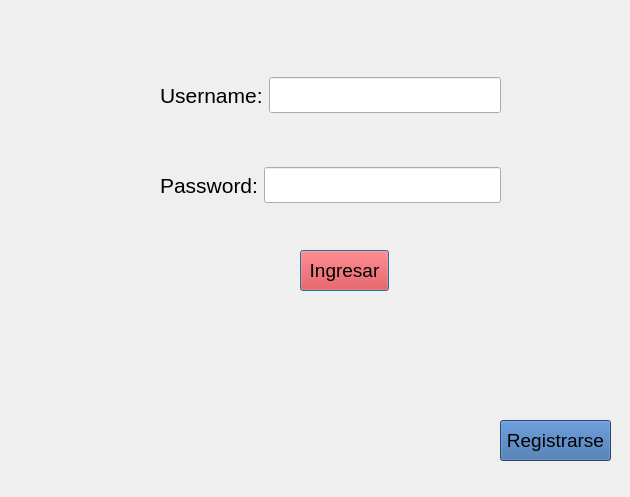
<?xml version="1.0" encoding="UTF-8"?>
<ui version="4.0">
 <class>Login</class>
 <widget class="QDialog" name="Login">
  <property name="geometry">
   <rect>
    <x>0</x>
    <y>0</y>
    <width>630</width>
    <height>497</height>
   </rect>
  </property>
  <property name="font">
   <font>
    <pointsize>18</pointsize>
   </font>
  </property>
  <property name="windowTitle">
   <string>Dialog</string>
  </property>
  <widget class="QPushButton" name="pushButton">
   <property name="geometry">
    <rect>
     <x>300</x>
     <y>250</y>
     <width>89</width>
     <height>41</height>
    </rect>
   </property>
   <property name="font">
    <font>
     <pointsize>14</pointsize>
    </font>
   </property>
   <property name="styleSheet">
    <string notr="true">background-color:rgb(239, 41, 41)</string>
   </property>
   <property name="text">
    <string>Ingresar</string>
   </property>
  </widget>
  <widget class="QWidget" name="horizontalLayoutWidget_2">
   <property name="geometry">
    <rect>
     <x>160</x>
     <y>160</y>
     <width>341</width>
     <height>51</height>
    </rect>
   </property>
   <layout class="QHBoxLayout" name="horizontalLayout_2">
    <item>
     <widget class="QLabel" name="label_2">
      <property name="font">
       <font>
        <pointsize>16</pointsize>
       </font>
      </property>
      <property name="text">
       <string>Password:</string>
      </property>
     </widget>
    </item>
    <item>
     <widget class="QLineEdit" name="password">
      <property name="font">
       <font>
        <pointsize>18</pointsize>
       </font>
      </property>
      <property name="tabletTracking">
       <bool>false</bool>
      </property>
      <property name="echoMode">
       <enum>QLineEdit::Password</enum>
      </property>
     </widget>
    </item>
   </layout>
  </widget>
  <widget class="QWidget" name="horizontalLayoutWidget">
   <property name="geometry">
    <rect>
     <x>160</x>
     <y>70</y>
     <width>341</width>
     <height>51</height>
    </rect>
   </property>
   <layout class="QHBoxLayout" name="horizontalLayout">
    <item>
     <widget class="QLabel" name="label">
      <property name="font">
       <font>
        <pointsize>16</pointsize>
       </font>
      </property>
      <property name="text">
       <string>Username:</string>
      </property>
     </widget>
    </item>
    <item>
     <widget class="QLineEdit" name="username">
      <property name="tabletTracking">
       <bool>false</bool>
      </property>
     </widget>
    </item>
   </layout>
  </widget>
  <widget class="QPushButton" name="pushButton_2">
   <property name="geometry">
    <rect>
     <x>500</x>
     <y>420</y>
     <width>111</width>
     <height>41</height>
    </rect>
   </property>
   <property name="font">
    <font>
     <pointsize>14</pointsize>
    </font>
   </property>
   <property name="styleSheet">
    <string notr="true">background-color:rgb(52, 101, 164)</string>
   </property>
   <property name="text">
    <string>Registrarse</string>
   </property>
  </widget>
 </widget>
 <resources/>
 <connections/>
</ui>
